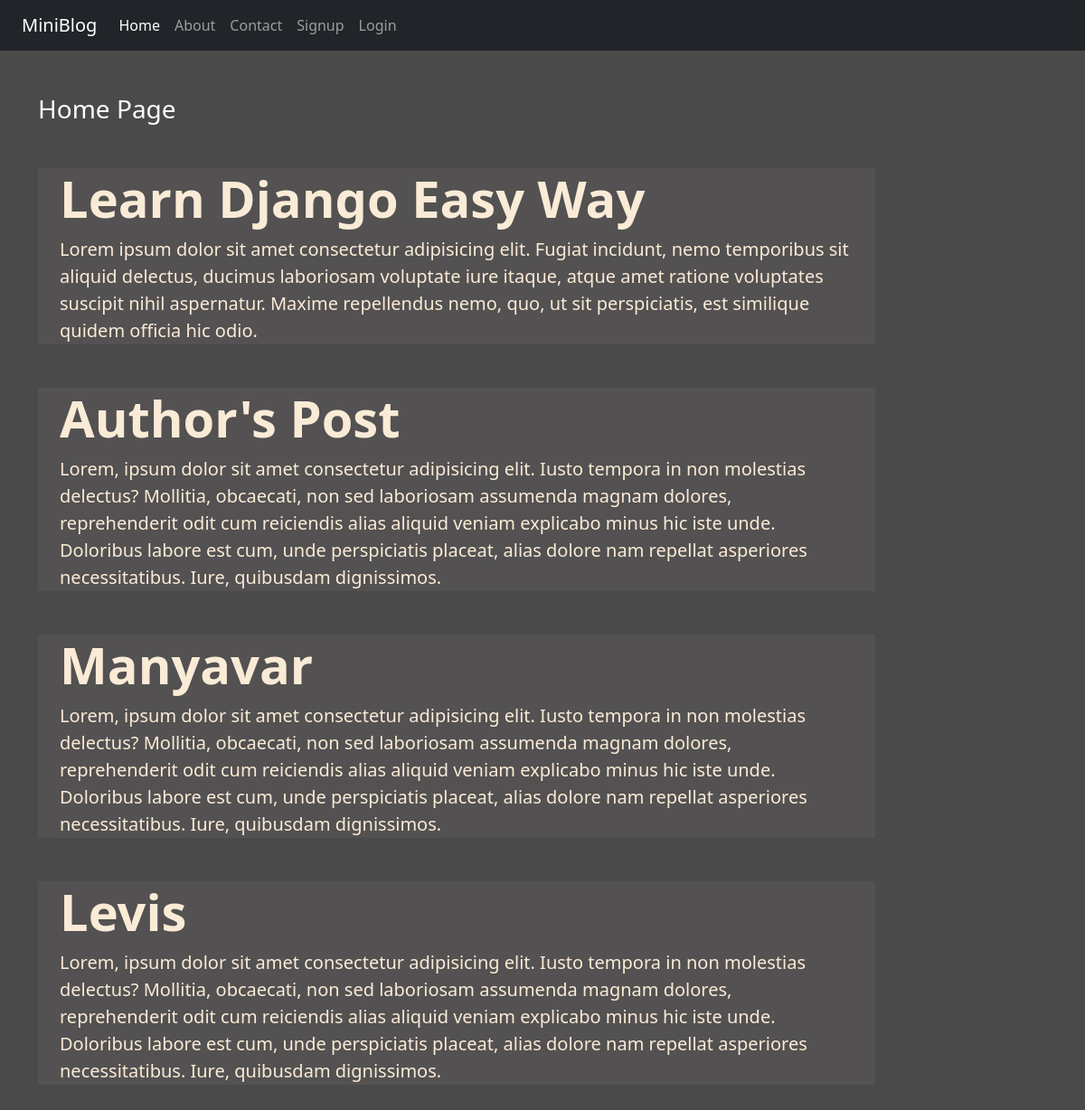
The page / on the database its author committed.
### blog/models.py (models this page shows)
class Post(models.Model):
    title = models.CharField(max_length=150)
    desc = models.TextField()

### blog/views.py (the view)
# urls.py: path('', views.home),
def home(request):
    posts = Post.objects.all()
    return render(request, 'blog/home.html',{'posts':posts})

### blog/templates/blog/home.html
{% extends "blog/base.html" %}
{% load static %}
{% block content %}
<div class="col-sm-10">
<h3 class="text-white my-5">Home Page</h3>
{% for post in posts %}
<div class="jumbotron jumbotron-fluid jumbo-color my-5">
<div class="container">
<h1 class="display-4 fw-bold">{{post.title}}</h1>
<p class="lead">{{post.desc}}</p>
</div>
</div>
{% endfor %}
</div>
{% endblock content %}

### blog/static/blog/css/style.css (style rules this page uses)
body { background-color: rgb(75, 74, 74); color: antiquewhite; }
.jumbo-color { background-color: rgb(83,81, 81); }

### rows shown on the page
Post: title "Learn Django Easy Way", desc "Lorem ipsum dolor sit amet consectetur adipisicing elit. Fugiat incidunt, nemo temporibus sit aliquid delectus, ducimus laboriosam voluptate iure itaque, atque amet ratione voluptates suscipit nihil aspernatur. Maxime repellendus nemo, quo, ut sit perspiciatis, est similique quidem officia hic odio."
Post: title "Author's Post", desc "Lorem, ipsum dolor sit amet consectetur adipisicing elit. Iusto tempora in non molestias delectus? Mollitia, obcaecati, non sed laboriosam assumenda magnam dolores, reprehenderit odit cum reiciendis alias aliquid veniam explicabo minus hic iste unde. Doloribus labore est cum, unde perspiciatis placeat, alias dolore nam repellat asperiores necessitatibus. Iure, quibusdam dignissimos."
Post: title "Manyavar", desc "Lorem, ipsum dolor sit amet consectetur adipisicing elit. Iusto tempora in non molestias delectus? Mollitia, obcaecati, non sed laboriosam assumenda magnam dolores, reprehenderit odit cum reiciendis alias aliquid veniam explicabo minus hic iste unde. Doloribus labore est cum, unde perspiciatis placeat, alias dolore nam repellat asperiores necessitatibus. Iure, quibusdam dignissimos."
Post: title "Levis", desc "Lorem, ipsum dolor sit amet consectetur adipisicing elit. Iusto tempora in non molestias delectus? Mollitia, obcaecati, non sed laboriosam assumenda magnam dolores, reprehenderit odit cum reiciendis alias aliquid veniam explicabo minus hic iste unde. Doloribus labore est cum, unde perspiciatis placeat, alias dolore nam repellat asperiores necessitatibus. Iure, quibusdam dignissimos."
